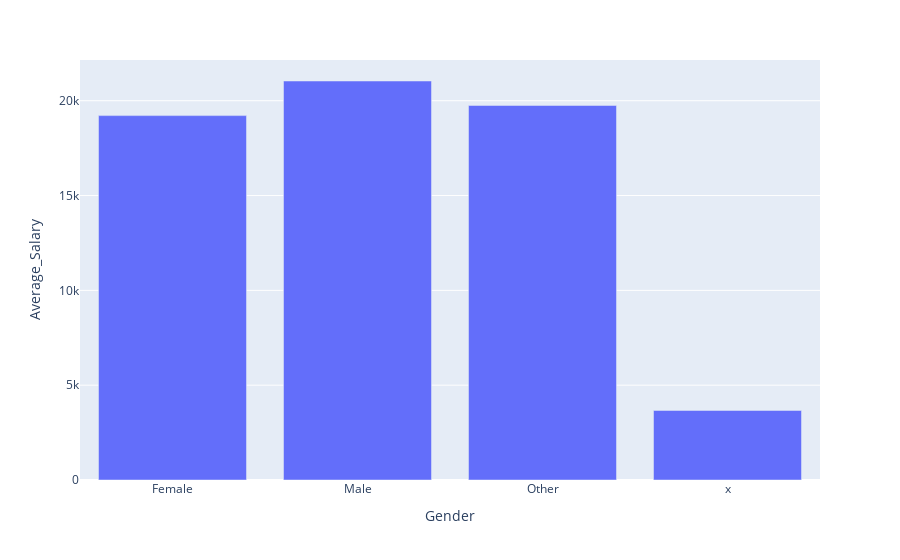

The notebook cell saved with this chart:
### Code cell
q1_fig

### Figure 1 — Plotly figure (JSON) as saved in the notebook; plotly's stock layout.template omitted (floating-point values rounded to 4 significant figures)
{"data": [{"alignmentgroup": "True", "hovertemplate": "Gender=%{x}<br>Average_Salary=%{y}<extra></extra>", "legendgroup": "", "marker": {"color": "#636efa", "pattern": {"shape": ""}}, "name": "", "offsetgroup": "", "orientation": "v", "showlegend": false, "textposition": "auto", "type": "bar", "x": ["Female", "Male", "Other", "x"], "xaxis": "x", "y": [19220.0, 21040.0, 19750.0, 3668.0], "yaxis": "y"}], "layout": {"barmode": "relative", "legend": {"tracegroupgap": 0}, "margin": {"t": 60}, "xaxis": {"anchor": "y", "domain": [0, 1], "title": {"text": "Gender"}}, "yaxis": {"anchor": "x", "domain": [0, 1], "title": {"text": "Average_Salary"}}}}
